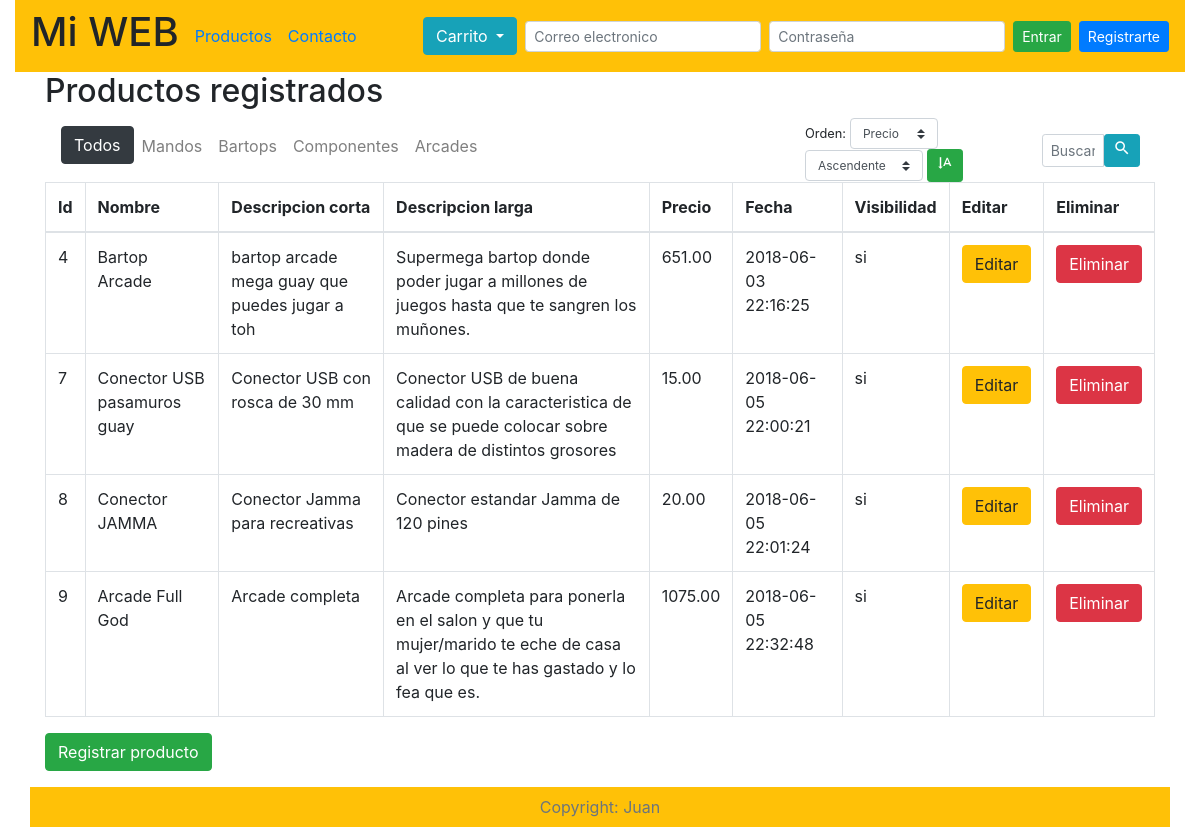
Page /admin_productos.php on the committed database.
### tables this page shows
CREATE TABLE `categorias` (
  `id` int(10) NOT NULL,
  `nombre` varchar(250) NOT NULL,
  `descripcion` text NOT NULL
);

CREATE TABLE `productos` (
  `id` int(11) NOT NULL,
  `id_categoria` int(10) NOT NULL,
  `id_imagenes` int(10) NOT NULL,
  `nombre` varchar(255) NOT NULL,
  `descripcion_corta` text NOT NULL,
  `descripcion` text NOT NULL,
  `precio` decimal(6,2) NOT NULL,
  `imagen` varchar(200) NOT NULL,
  `fecha` timestamp NOT NULL DEFAULT CURRENT_TIMESTAMP,
  `visibilidad` enum('si','no') NOT NULL DEFAULT 'si'
);

### librerias/consultas_bd.php (called while the page is built, shortened)
<?php
function list_categorias($conexion)
{
    $sql = "SELECT * FROM categorias";
    $res = mysqli_query($conexion, $sql);
    return $res;
}
function list_registros($conexion, $tabla, $orden, $tipo, $id_categoria)
{
    if ($id_categoria != "todos") {
        $sql = "SELECT * FROM $tabla WHERE id_categoria = '$id_categoria' ORDER BY $orden $tipo";
    } else {
        $sql = "SELECT * FROM $tabla ORDER BY $orden $tipo";
    }
    $consulta = mysqli_query($conexion, $sql);
    return $consulta;
}

### admin_productos.php (the view, shortened to what this page needs)
<?php
    include "database/conexion_bd.php";
    include "librerias/consultas_bd.php";
    $titulo = "Productos registrados";
    if (isset($_GET['categoria'])) {
        $titulo = nombre_categoria($conexion, $_GET['categoria']);
        if (isset($_POST['ordenar'])) {
            $productos = list_registros($conexion, 'productos', $_POST['orden'], $_POST['tipo'], $_GET['categoria']);
        } else {
            $productos = list_registros($conexion, 'productos', 'fecha', "ASC", $_GET['categoria']);
        }
    }
    else if (isset($_POST['buscar'])) {
        $productos = buscar($conexion, 'productos', 'nombre', $_POST['texto']);
        $titulo = "Buscando: <i>" . $_POST['texto'] . "...</i>";
    }else if (isset($_POST['ordenar'])) {
        $productos = list_registros($conexion, 'productos', $_POST['orden'], $_POST['tipo'], "todos");
    } else {
        $productos = list_registros($conexion, 'productos', 'fecha', "ASC", "todos");
    }
?>
    <!doctype html>
    <html lang="es">
    <head>
        <?php include "plantillas/plantilla_cabecera.php";?>
    </head>
    <body>
        <div class="container-fluid">
            <?php include "plantillas/plantilla_navegacion.php";?>
            <div class="container">
                <div class="row">
                    <div class="col-12">
                        <h2><?=$titulo;?></h2>
                        <div class="row">
                            <div class="col-8">
                                <?php include 'plantillas/plantilla_nav_categorias.php' ?>
                            </div>
                            <div class="col-4">
                                <?php include "plantillas/plantilla_buscador.php"?>
                            </div>
                        </div>
                        <table class="table table-bordered table-hover">
                            <thead>
                                <tr>
                                    <th scope="col">Id</th>
                                    <th scope="col">Nombre</th>
                                    <th scope="col">Descripcion corta</th>
                                    <th scope="col">Descripcion larga</th>
                                    <th scope="col">Precio</th>
                                    <th scope="col">Fecha</th>
                                    <th scope="col">Visibilidad</th>
                                    <th scope="col">Editar</th>
                                    <th scope="col">Eliminar</th>
                                </tr>
                            </thead>
                            <?php
                                while ($row = mysqli_fetch_array($productos)) { ?>
                                    <tr>
                                        <td><?=$row['id'];?></td>
                                        <td><?=$row['nombre'];?></td>
                                        <td><?=$row['descripcion_corta'];?></td>
                                        <td><?=$row['descripcion'];?></td>
                                        <td><?=$row['precio'];?></td>
                                        <td><?= $row['fecha'];?></td>
                                        <td><?= $row['visibilidad'];?></td>
                                        <td><a class='btn btn-warning' href='editar_producto.php?producto_id=<?=$row['id'];?>'>Editar</a></td>
                                        <td><a class='btn btn-danger' href='?eliminar_id=<?=$row['id'];?>'>Eliminar</a></td>
                                    </tr>
                             <?php } ?>
                        </table>
                        <a class="btn btn-success" href="registrar_producto.php">Registrar producto</a>
                    </div>
                </div>
            </div>
            <div class="container-fluid">
                <?php include "plantillas/plantilla_pie.php";?>
            </div>
        </div>
    </body>
    </html>

### plantillas/plantilla_nav_categorias.php (shortened to what this page needs)
 <nav class="navbar navbar-expand-md  navbar-light">
    <ul class="navbar-nav">
        <li class="nav-item <?=$active;?>">
            <a class="btn btn-dark" href="?">Todos</a>
        </li>
        <?php
            $categorias = list_categorias($conexion);
            while($categoria = mysqli_fetch_array($categorias)){
                $active = "";
        ?>
            <li class="nav-item <?=$active;?>">
            <a class="nav-link" href="?categoria=<?=$categoria['id'];?>"><?=$categoria['nombre'];?></a>
            </li>
        <?php } ?>
    </ul>
</nav>

### rows in the picture
categorias: nombre "Mandos"
categorias: nombre "Bartops"
categorias: nombre "Componentes"
categorias: nombre "Arcades"
productos: id "4", nombre "Bartop Arcade", descripcion_corta "bartop arcade mega guay que puedes jugar a toh", descripcion "Supermega bartop donde poder jugar a millones de juegos hasta que te sangren los muñones.", precio "651.00", fecha "2018-06-03 22:16:25", visibilidad "si"
productos: id "7", nombre "Conector USB pasamuros guay", descripcion_corta "Conector USB con rosca de 30 mm", descripcion "Conector USB de buena calidad con la caracteristica de que se puede colocar sobre madera de distintos grosores", precio "15.00", fecha "2018-06-05 22:00:21", visibilidad "si"
productos: id "8", nombre "Conector JAMMA", descripcion_corta "Conector Jamma para recreativas", descripcion "Conector estandar Jamma de 120 pines", precio "20.00", fecha "2018-06-05 22:01:24", visibilidad "si"
productos: id "9", nombre "Arcade Full God", descripcion_corta "Arcade completa", descripcion "Arcade completa para ponerla en el salon y que tu mujer/marido te eche de casa al ver lo que te has gastado y lo fea que es.", precio "1075.00", fecha "2018-06-05 22:32:48", visibilidad "si"

### other values in the picture
$titulo "Productos registrados"
